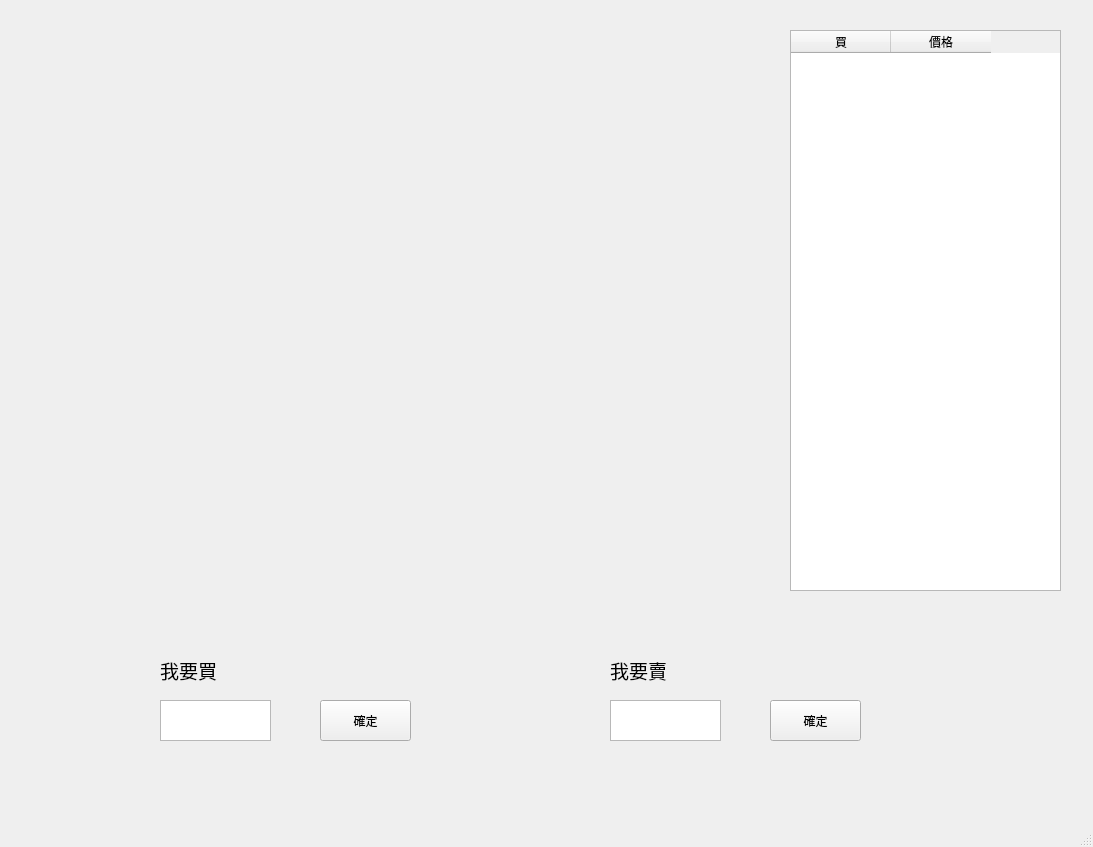
<?xml version="1.0" encoding="UTF-8"?>
<ui version="4.0">
 <class>MainWindow</class>
 <widget class="QMainWindow" name="MainWindow">
  <property name="geometry">
   <rect>
    <x>0</x>
    <y>0</y>
    <width>1093</width>
    <height>847</height>
   </rect>
  </property>
  <property name="windowTitle">
   <string>MainWindow</string>
  </property>
  <widget class="QWidget" name="centralwidget">
   <widget class="PlotWidget" name="graphWidget" native="true">
    <property name="geometry">
     <rect>
      <x>29</x>
      <y>30</y>
      <width>741</width>
      <height>561</height>
     </rect>
    </property>
   </widget>
   <widget class="QTableWidget" name="tableWidget">
    <property name="geometry">
     <rect>
      <x>790</x>
      <y>30</y>
      <width>271</width>
      <height>561</height>
     </rect>
    </property>
    <column>
     <property name="text">
      <string>買</string>
     </property>
    </column>
    <column>
     <property name="text">
      <string>價格</string>
     </property>
    </column>
   </widget>
   <widget class="QPushButton" name="buy_btn">
    <property name="geometry">
     <rect>
      <x>320</x>
      <y>700</y>
      <width>91</width>
      <height>41</height>
     </rect>
    </property>
    <property name="text">
     <string>確定</string>
    </property>
   </widget>
   <widget class="QPlainTextEdit" name="buy_input">
    <property name="geometry">
     <rect>
      <x>160</x>
      <y>700</y>
      <width>111</width>
      <height>41</height>
     </rect>
    </property>
   </widget>
   <widget class="QLabel" name="buy_label">
    <property name="geometry">
     <rect>
      <x>160</x>
      <y>650</y>
      <width>111</width>
      <height>41</height>
     </rect>
    </property>
    <property name="font">
     <font>
      <family>Agency FB</family>
      <pointsize>14</pointsize>
     </font>
    </property>
    <property name="text">
     <string>我要買</string>
    </property>
   </widget>
   <widget class="QPlainTextEdit" name="sell_input">
    <property name="geometry">
     <rect>
      <x>610</x>
      <y>700</y>
      <width>111</width>
      <height>41</height>
     </rect>
    </property>
   </widget>
   <widget class="QLabel" name="sell_label">
    <property name="geometry">
     <rect>
      <x>610</x>
      <y>650</y>
      <width>111</width>
      <height>41</height>
     </rect>
    </property>
    <property name="font">
     <font>
      <family>Agency FB</family>
      <pointsize>14</pointsize>
     </font>
    </property>
    <property name="text">
     <string>我要賣</string>
    </property>
   </widget>
   <widget class="QPushButton" name="sell_btn">
    <property name="geometry">
     <rect>
      <x>770</x>
      <y>700</y>
      <width>91</width>
      <height>41</height>
     </rect>
    </property>
    <property name="text">
     <string>確定</string>
    </property>
   </widget>
  </widget>
  <widget class="QMenuBar" name="menubar">
   <property name="geometry">
    <rect>
     <x>0</x>
     <y>0</y>
     <width>1093</width>
     <height>25</height>
    </rect>
   </property>
  </widget>
  <widget class="QStatusBar" name="statusbar"/>
 </widget>
 <customwidgets>
  <customwidget>
   <class>PlotWidget</class>
   <extends>QWidget</extends>
   <header>pyqtgraph</header>
   <container>1</container>
  </customwidget>
 </customwidgets>
 <resources/>
 <connections/>
</ui>
